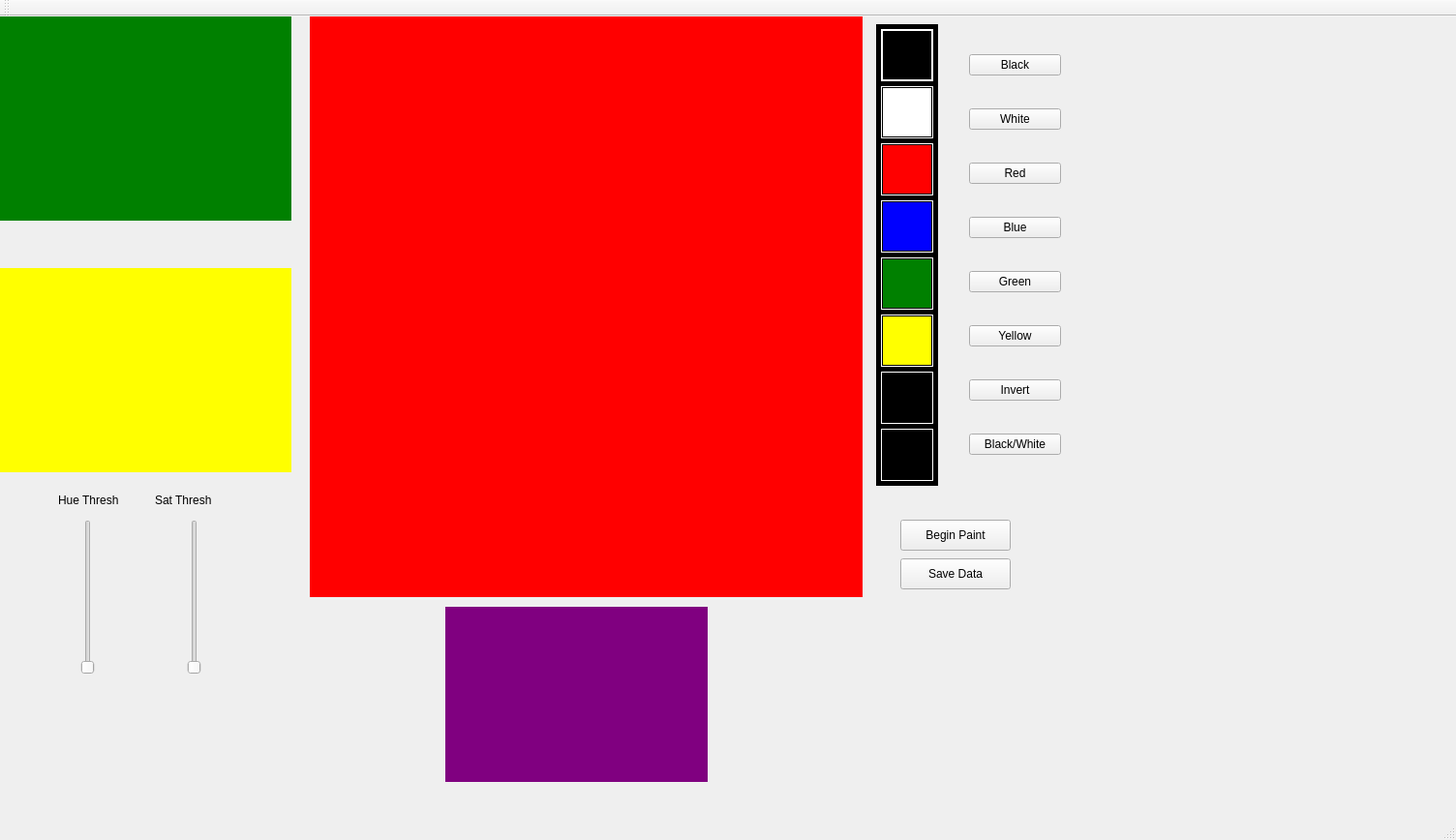
<?xml version="1.0" encoding="UTF-8"?>
<ui version="4.0">
 <class>MainWindow</class>
 <widget class="QMainWindow" name="MainWindow">
  <property name="geometry">
   <rect>
    <x>0</x>
    <y>0</y>
    <width>1504</width>
    <height>868</height>
   </rect>
  </property>
  <property name="windowTitle">
   <string>MainWindow</string>
  </property>
  <widget class="QWidget" name="centralWidget">
   <widget class="QLabel" name="Display_Window">
    <property name="geometry">
     <rect>
      <x>320</x>
      <y>0</y>
      <width>571</width>
      <height>600</height>
     </rect>
    </property>
    <property name="styleSheet">
     <string notr="true">background-color:red;</string>
    </property>
    <property name="text">
     <string/>
    </property>
   </widget>
   <widget class="QLabel" name="Display_Window_2">
    <property name="geometry">
     <rect>
      <x>0</x>
      <y>0</y>
      <width>301</width>
      <height>211</height>
     </rect>
    </property>
    <property name="styleSheet">
     <string notr="true">background-color:green;</string>
    </property>
    <property name="text">
     <string/>
    </property>
   </widget>
   <widget class="QLabel" name="Display_Window_5">
    <property name="geometry">
     <rect>
      <x>0</x>
      <y>260</y>
      <width>301</width>
      <height>211</height>
     </rect>
    </property>
    <property name="styleSheet">
     <string notr="true">background-color:yellow;</string>
    </property>
    <property name="text">
     <string/>
    </property>
   </widget>
   <widget class="QSlider" name="verticalSlider">
    <property name="geometry">
     <rect>
      <x>80</x>
      <y>520</y>
      <width>22</width>
      <height>160</height>
     </rect>
    </property>
    <property name="minimum">
     <number>100</number>
    </property>
    <property name="maximum">
     <number>150</number>
    </property>
    <property name="orientation">
     <enum>Qt::Vertical</enum>
    </property>
   </widget>
   <widget class="QSlider" name="verticalSlider_2">
    <property name="geometry">
     <rect>
      <x>190</x>
      <y>520</y>
      <width>22</width>
      <height>160</height>
     </rect>
    </property>
    <property name="minimum">
     <number>50</number>
    </property>
    <property name="maximum">
     <number>100</number>
    </property>
    <property name="orientation">
     <enum>Qt::Vertical</enum>
    </property>
   </widget>
   <widget class="QLabel" name="label">
    <property name="geometry">
     <rect>
      <x>60</x>
      <y>490</y>
      <width>71</width>
      <height>20</height>
     </rect>
    </property>
    <property name="text">
     <string>Hue Thresh</string>
    </property>
   </widget>
   <widget class="QLabel" name="label_2">
    <property name="geometry">
     <rect>
      <x>160</x>
      <y>490</y>
      <width>71</width>
      <height>20</height>
     </rect>
    </property>
    <property name="text">
     <string>Sat Thresh</string>
    </property>
   </widget>
   <widget class="QPushButton" name="BeginPaintButt">
    <property name="geometry">
     <rect>
      <x>930</x>
      <y>520</y>
      <width>114</width>
      <height>32</height>
     </rect>
    </property>
    <property name="text">
     <string>Begin Paint</string>
    </property>
   </widget>
   <widget class="QPushButton" name="saveDataButton">
    <property name="geometry">
     <rect>
      <x>930</x>
      <y>560</y>
      <width>114</width>
      <height>32</height>
     </rect>
    </property>
    <property name="text">
     <string>Save Data</string>
    </property>
   </widget>
   <widget class="QLabel" name="canvasLabel">
    <property name="geometry">
     <rect>
      <x>450</x>
      <y>117</y>
      <width>91</width>
      <height>541</height>
     </rect>
    </property>
    <property name="text">
     <string/>
    </property>
   </widget>
   <widget class="QWidget" name="verticalLayoutWidget">
    <property name="geometry">
     <rect>
      <x>990</x>
      <y>0</y>
      <width>117</width>
      <height>500</height>
     </rect>
    </property>
    <layout class="QVBoxLayout" name="verticalLayout">
     <item>
      <widget class="QPushButton" name="blackbutton">
       <property name="text">
        <string>Black</string>
       </property>
      </widget>
     </item>
     <item>
      <widget class="QPushButton" name="whitebutton">
       <property name="text">
        <string>White</string>
       </property>
      </widget>
     </item>
     <item>
      <widget class="QPushButton" name="redbutton">
       <property name="text">
        <string>Red</string>
       </property>
      </widget>
     </item>
     <item>
      <widget class="QPushButton" name="bluebutton">
       <property name="text">
        <string>Blue</string>
       </property>
      </widget>
     </item>
     <item>
      <widget class="QPushButton" name="greenbutton">
       <property name="text">
        <string>Green</string>
       </property>
      </widget>
     </item>
     <item>
      <widget class="QPushButton" name="yellowbutton">
       <property name="text">
        <string>Yellow</string>
       </property>
      </widget>
     </item>
     <item>
      <widget class="QPushButton" name="invertButton">
       <property name="text">
        <string>Invert</string>
       </property>
      </widget>
     </item>
     <item>
      <widget class="QPushButton" name="blackWhitebutton">
       <property name="text">
        <string>Black/White</string>
       </property>
      </widget>
     </item>
    </layout>
   </widget>
   <widget class="QLabel" name="blackSelectedLabel">
    <property name="geometry">
     <rect>
      <x>905</x>
      <y>8</y>
      <width>64</width>
      <height>64</height>
     </rect>
    </property>
    <property name="styleSheet">
     <string notr="true">QLabel { background: black; }</string>
    </property>
    <property name="text">
     <string/>
    </property>
   </widget>
   <widget class="QLabel" name="invertWhiteOutline">
    <property name="geometry">
     <rect>
      <x>910</x>
      <y>367</y>
      <width>54</width>
      <height>54</height>
     </rect>
    </property>
    <property name="styleSheet">
     <string notr="true">QLabel { background: white; }</string>
    </property>
    <property name="text">
     <string/>
    </property>
   </widget>
   <widget class="QLabel" name="blueSelectedLabel">
    <property name="geometry">
     <rect>
      <x>905</x>
      <y>185</y>
      <width>64</width>
      <height>64</height>
     </rect>
    </property>
    <property name="styleSheet">
     <string notr="true">QLabel { background: black; }</string>
    </property>
    <property name="text">
     <string/>
    </property>
   </widget>
   <widget class="QLabel" name="blueLabel">
    <property name="geometry">
     <rect>
      <x>912</x>
      <y>192</y>
      <width>50</width>
      <height>50</height>
     </rect>
    </property>
    <property name="styleSheet">
     <string notr="true">QLabel {background: blue;}</string>
    </property>
    <property name="text">
     <string/>
    </property>
   </widget>
   <widget class="QLabel" name="yellowWhiteOutline">
    <property name="geometry">
     <rect>
      <x>910</x>
      <y>308</y>
      <width>54</width>
      <height>54</height>
     </rect>
    </property>
    <property name="styleSheet">
     <string notr="true">QLabel { background: white; }</string>
    </property>
    <property name="text">
     <string/>
    </property>
   </widget>
   <widget class="QLabel" name="redLabel">
    <property name="geometry">
     <rect>
      <x>912</x>
      <y>133</y>
      <width>50</width>
      <height>50</height>
     </rect>
    </property>
    <property name="styleSheet">
     <string notr="true">QLabel {background: red;}</string>
    </property>
    <property name="text">
     <string/>
    </property>
   </widget>
   <widget class="QLabel" name="blackWhiteOutline">
    <property name="geometry">
     <rect>
      <x>911</x>
      <y>427</y>
      <width>52</width>
      <height>52</height>
     </rect>
    </property>
    <property name="styleSheet">
     <string notr="true">QLabel {background: black;}</string>
    </property>
    <property name="text">
     <string/>
    </property>
   </widget>
   <widget class="QLabel" name="redWhiteOutline">
    <property name="geometry">
     <rect>
      <x>910</x>
      <y>131</y>
      <width>54</width>
      <height>54</height>
     </rect>
    </property>
    <property name="styleSheet">
     <string notr="true">QLabel { background: white; }</string>
    </property>
    <property name="text">
     <string/>
    </property>
   </widget>
   <widget class="QLabel" name="redSelectedLabel">
    <property name="geometry">
     <rect>
      <x>905</x>
      <y>126</y>
      <width>64</width>
      <height>64</height>
     </rect>
    </property>
    <property name="styleSheet">
     <string notr="true">QLabel { background: black; }</string>
    </property>
    <property name="text">
     <string/>
    </property>
   </widget>
   <widget class="QLabel" name="yellowSelectedLabel">
    <property name="geometry">
     <rect>
      <x>905</x>
      <y>303</y>
      <width>64</width>
      <height>64</height>
     </rect>
    </property>
    <property name="styleSheet">
     <string notr="true">QLabel { background: black; }</string>
    </property>
    <property name="text">
     <string/>
    </property>
   </widget>
   <widget class="QLabel" name="redOutline">
    <property name="geometry">
     <rect>
      <x>911</x>
      <y>132</y>
      <width>52</width>
      <height>52</height>
     </rect>
    </property>
    <property name="styleSheet">
     <string notr="true">QLabel {background: black;}</string>
    </property>
    <property name="text">
     <string/>
    </property>
   </widget>
   <widget class="QLabel" name="blackWhiteWhiteOutline">
    <property name="geometry">
     <rect>
      <x>910</x>
      <y>426</y>
      <width>54</width>
      <height>54</height>
     </rect>
    </property>
    <property name="styleSheet">
     <string notr="true">QLabel { background: white; }</string>
    </property>
    <property name="text">
     <string/>
    </property>
   </widget>
   <widget class="QLabel" name="blueOutline">
    <property name="geometry">
     <rect>
      <x>911</x>
      <y>191</y>
      <width>52</width>
      <height>52</height>
     </rect>
    </property>
    <property name="styleSheet">
     <string notr="true">QLabel {background: black;}</string>
    </property>
    <property name="text">
     <string/>
    </property>
   </widget>
   <widget class="QLabel" name="invertSelectedLabel">
    <property name="geometry">
     <rect>
      <x>905</x>
      <y>362</y>
      <width>64</width>
      <height>64</height>
     </rect>
    </property>
    <property name="styleSheet">
     <string notr="true">QLabel { background: black; }</string>
    </property>
    <property name="text">
     <string/>
    </property>
   </widget>
   <widget class="QLabel" name="whiteWhiteOutline">
    <property name="geometry">
     <rect>
      <x>910</x>
      <y>72</y>
      <width>54</width>
      <height>54</height>
     </rect>
    </property>
    <property name="styleSheet">
     <string notr="true">QLabel { background: white; }</string>
    </property>
    <property name="text">
     <string/>
    </property>
   </widget>
   <widget class="QLabel" name="blackLabel">
    <property name="geometry">
     <rect>
      <x>912</x>
      <y>15</y>
      <width>50</width>
      <height>50</height>
     </rect>
    </property>
    <property name="styleSheet">
     <string notr="true">QLabel {background: black;}</string>
    </property>
    <property name="text">
     <string/>
    </property>
   </widget>
   <widget class="QLabel" name="whiteLabel">
    <property name="geometry">
     <rect>
      <x>912</x>
      <y>74</y>
      <width>50</width>
      <height>50</height>
     </rect>
    </property>
    <property name="styleSheet">
     <string notr="true">QLabel {background: white;}</string>
    </property>
    <property name="text">
     <string/>
    </property>
   </widget>
   <widget class="QLabel" name="whiteSelectedLabel">
    <property name="geometry">
     <rect>
      <x>905</x>
      <y>67</y>
      <width>64</width>
      <height>64</height>
     </rect>
    </property>
    <property name="styleSheet">
     <string notr="true">QLabel { background: black; }</string>
    </property>
    <property name="text">
     <string/>
    </property>
   </widget>
   <widget class="QLabel" name="blackWhiteSelectedLabel">
    <property name="geometry">
     <rect>
      <x>905</x>
      <y>421</y>
      <width>64</width>
      <height>64</height>
     </rect>
    </property>
    <property name="styleSheet">
     <string notr="true">QLabel { background: black; }</string>
    </property>
    <property name="text">
     <string/>
    </property>
   </widget>
   <widget class="QLabel" name="blackOutline">
    <property name="geometry">
     <rect>
      <x>911</x>
      <y>14</y>
      <width>52</width>
      <height>52</height>
     </rect>
    </property>
    <property name="styleSheet">
     <string notr="true">QLabel {background: black;}</string>
    </property>
    <property name="text">
     <string/>
    </property>
   </widget>
   <widget class="QLabel" name="greenLabel">
    <property name="geometry">
     <rect>
      <x>912</x>
      <y>251</y>
      <width>50</width>
      <height>50</height>
     </rect>
    </property>
    <property name="styleSheet">
     <string notr="true">QLabel {background: green;}</string>
    </property>
    <property name="text">
     <string/>
    </property>
   </widget>
   <widget class="QLabel" name="greenWhiteOutline">
    <property name="geometry">
     <rect>
      <x>910</x>
      <y>249</y>
      <width>54</width>
      <height>54</height>
     </rect>
    </property>
    <property name="styleSheet">
     <string notr="true">QLabel { background: white; }</string>
    </property>
    <property name="text">
     <string/>
    </property>
   </widget>
   <widget class="QLabel" name="yellowLabel">
    <property name="geometry">
     <rect>
      <x>912</x>
      <y>310</y>
      <width>50</width>
      <height>50</height>
     </rect>
    </property>
    <property name="styleSheet">
     <string notr="true">QLabel {background: yellow;}</string>
    </property>
    <property name="text">
     <string/>
    </property>
   </widget>
   <widget class="QLabel" name="blackWhiteBorder">
    <property name="geometry">
     <rect>
      <x>910</x>
      <y>13</y>
      <width>54</width>
      <height>54</height>
     </rect>
    </property>
    <property name="styleSheet">
     <string notr="true">QLabel { background: white; }</string>
    </property>
    <property name="text">
     <string/>
    </property>
   </widget>
   <widget class="QLabel" name="invertLabel">
    <property name="geometry">
     <rect>
      <x>912</x>
      <y>369</y>
      <width>50</width>
      <height>50</height>
     </rect>
    </property>
    <property name="styleSheet">
     <string notr="true">background-image:url(:/invert.png)</string>
    </property>
    <property name="text">
     <string/>
    </property>
   </widget>
   <widget class="QLabel" name="greenOutline">
    <property name="geometry">
     <rect>
      <x>911</x>
      <y>250</y>
      <width>52</width>
      <height>52</height>
     </rect>
    </property>
    <property name="styleSheet">
     <string notr="true">QLabel {background: black;}</string>
    </property>
    <property name="text">
     <string/>
    </property>
   </widget>
   <widget class="QLabel" name="whiteOutline">
    <property name="geometry">
     <rect>
      <x>911</x>
      <y>73</y>
      <width>52</width>
      <height>52</height>
     </rect>
    </property>
    <property name="styleSheet">
     <string notr="true">QLabel {background: black;}</string>
    </property>
    <property name="text">
     <string/>
    </property>
   </widget>
   <widget class="QLabel" name="invertOutline">
    <property name="geometry">
     <rect>
      <x>911</x>
      <y>368</y>
      <width>52</width>
      <height>52</height>
     </rect>
    </property>
    <property name="styleSheet">
     <string notr="true">QLabel {background: black;}</string>
    </property>
    <property name="text">
     <string/>
    </property>
   </widget>
   <widget class="QLabel" name="greenSelectedLabel">
    <property name="geometry">
     <rect>
      <x>905</x>
      <y>244</y>
      <width>64</width>
      <height>64</height>
     </rect>
    </property>
    <property name="styleSheet">
     <string notr="true">QLabel { background: black; }</string>
    </property>
    <property name="text">
     <string/>
    </property>
   </widget>
   <widget class="QLabel" name="blackWhiteLabel">
    <property name="geometry">
     <rect>
      <x>912</x>
      <y>428</y>
      <width>50</width>
      <height>50</height>
     </rect>
    </property>
    <property name="styleSheet">
     <string notr="true">background-image: url(:/blackwhite.png);</string>
    </property>
    <property name="text">
     <string/>
    </property>
   </widget>
   <widget class="QLabel" name="yellowOutline">
    <property name="geometry">
     <rect>
      <x>911</x>
      <y>309</y>
      <width>52</width>
      <height>52</height>
     </rect>
    </property>
    <property name="styleSheet">
     <string notr="true">QLabel {background: black;}</string>
    </property>
    <property name="text">
     <string/>
    </property>
   </widget>
   <widget class="QLabel" name="blueWhiteOutline">
    <property name="geometry">
     <rect>
      <x>910</x>
      <y>190</y>
      <width>54</width>
      <height>54</height>
     </rect>
    </property>
    <property name="styleSheet">
     <string notr="true">QLabel { background: white; }</string>
    </property>
    <property name="text">
     <string/>
    </property>
   </widget>
   <widget class="QLabel" name="BackgroundMask">
    <property name="geometry">
     <rect>
      <x>460</x>
      <y>610</y>
      <width>271</width>
      <height>181</height>
     </rect>
    </property>
    <property name="styleSheet">
     <string notr="true">background-color:purple;</string>
    </property>
    <property name="text">
     <string/>
    </property>
   </widget>
   <zorder>Display_Window</zorder>
   <zorder>Display_Window_2</zorder>
   <zorder>Display_Window_5</zorder>
   <zorder>verticalSlider</zorder>
   <zorder>verticalSlider_2</zorder>
   <zorder>label</zorder>
   <zorder>label_2</zorder>
   <zorder>BeginPaintButt</zorder>
   <zorder>saveDataButton</zorder>
   <zorder>canvasLabel</zorder>
   <zorder>verticalLayoutWidget</zorder>
   <zorder>blackSelectedLabel</zorder>
   <zorder>blueSelectedLabel</zorder>
   <zorder>redSelectedLabel</zorder>
   <zorder>yellowSelectedLabel</zorder>
   <zorder>invertSelectedLabel</zorder>
   <zorder>whiteSelectedLabel</zorder>
   <zorder>blackOutline</zorder>
   <zorder>blackWhiteBorder</zorder>
   <zorder>greenSelectedLabel</zorder>
   <zorder>blackWhiteLabel</zorder>
   <zorder>blueWhiteOutline</zorder>
   <zorder>blackLabel</zorder>
   <zorder>whiteWhiteOutline</zorder>
   <zorder>whiteOutline</zorder>
   <zorder>whiteLabel</zorder>
   <zorder>redWhiteOutline</zorder>
   <zorder>redOutline</zorder>
   <zorder>redLabel</zorder>
   <zorder>blueOutline</zorder>
   <zorder>blueLabel</zorder>
   <zorder>greenWhiteOutline</zorder>
   <zorder>greenOutline</zorder>
   <zorder>greenLabel</zorder>
   <zorder>yellowWhiteOutline</zorder>
   <zorder>yellowOutline</zorder>
   <zorder>yellowLabel</zorder>
   <zorder>invertWhiteOutline</zorder>
   <zorder>invertOutline</zorder>
   <zorder>invertLabel</zorder>
   <zorder>blackWhiteSelectedLabel</zorder>
   <zorder>blackWhiteWhiteOutline</zorder>
   <zorder>blackWhiteOutline</zorder>
   <zorder>BackgroundMask</zorder>
  </widget>
  <widget class="QMenuBar" name="menuBar">
   <property name="geometry">
    <rect>
     <x>0</x>
     <y>0</y>
     <width>1504</width>
     <height>22</height>
    </rect>
   </property>
  </widget>
  <widget class="QToolBar" name="mainToolBar">
   <attribute name="toolBarArea">
    <enum>TopToolBarArea</enum>
   </attribute>
   <attribute name="toolBarBreak">
    <bool>false</bool>
   </attribute>
  </widget>
  <widget class="QStatusBar" name="statusBar"/>
 </widget>
 <layoutdefault spacing="6" margin="11"/>
 <resources/>
 <connections/>
</ui>
